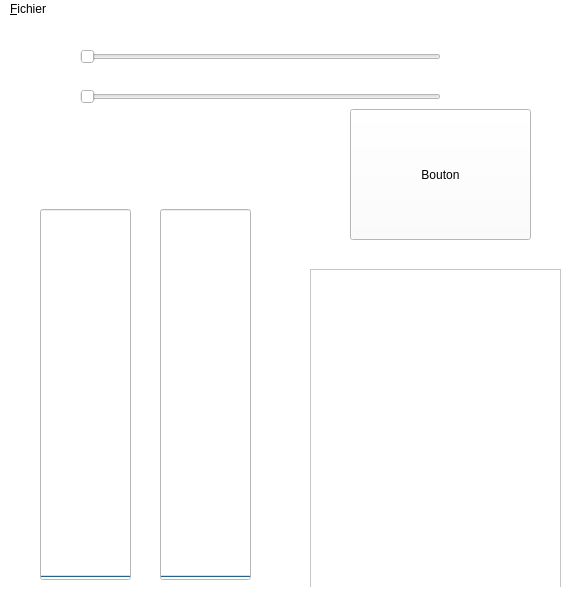
<?xml version="1.0" encoding="UTF-8"?>
<ui version="4.0">
 <class>C_CADRE</class>
 <widget class="QMainWindow" name="C_CADRE">
  <property name="geometry">
   <rect>
    <x>0</x>
    <y>0</y>
    <width>576</width>
    <height>609</height>
   </rect>
  </property>
  <property name="cursor">
   <cursorShape>CrossCursor</cursorShape>
  </property>
  <property name="windowTitle">
   <string>TEST_QT_CADRE</string>
  </property>
  <property name="windowIcon">
   <iconset>
    <normaloff>../../../../Counter-Strike Source-vrai/game.ico</normaloff>../../../../Counter-Strike Source-vrai/game.ico</iconset>
  </property>
  <property name="styleSheet">
   <string notr="true">background-color: rgb(255, 255, 255);</string>
  </property>
  <widget class="QWidget" name="centralwidget">
   <widget class="QSlider" name="Le_Slider">
    <property name="geometry">
     <rect>
      <x>80</x>
      <y>30</y>
      <width>361</width>
      <height>16</height>
     </rect>
    </property>
    <property name="maximum">
     <number>100</number>
    </property>
    <property name="orientation">
     <enum>Qt::Horizontal</enum>
    </property>
   </widget>
   <widget class="QProgressBar" name="La_Barre_Progression">
    <property name="geometry">
     <rect>
      <x>40</x>
      <y>190</y>
      <width>91</width>
      <height>371</height>
     </rect>
    </property>
    <property name="value">
     <number>0</number>
    </property>
    <property name="orientation">
     <enum>Qt::Vertical</enum>
    </property>
   </widget>
   <widget class="QPushButton" name="pushButton">
    <property name="geometry">
     <rect>
      <x>350</x>
      <y>90</y>
      <width>181</width>
      <height>131</height>
     </rect>
    </property>
    <property name="focusPolicy">
     <enum>Qt::StrongFocus</enum>
    </property>
    <property name="contextMenuPolicy">
     <enum>Qt::DefaultContextMenu</enum>
    </property>
    <property name="text">
     <string>Bouton</string>
    </property>
    <property name="icon">
     <iconset>
      <normaloff>../../../../../Downloads/star-wars-pulp-fiction-boba-fett-darth-vader-pulp-fiction-shadow-art-star-wars-starwars.jpg</normaloff>../../../../../Downloads/star-wars-pulp-fiction-boba-fett-darth-vader-pulp-fiction-shadow-art-star-wars-starwars.jpg</iconset>
    </property>
    <property name="iconSize">
     <size>
      <width>112</width>
      <height>72</height>
     </size>
    </property>
   </widget>
   <widget class="QListWidget" name="Liste_Info">
    <property name="geometry">
     <rect>
      <x>310</x>
      <y>250</y>
      <width>251</width>
      <height>321</height>
     </rect>
    </property>
   </widget>
   <widget class="QProgressBar" name="La_Barre_Progression_2">
    <property name="geometry">
     <rect>
      <x>160</x>
      <y>190</y>
      <width>91</width>
      <height>371</height>
     </rect>
    </property>
    <property name="value">
     <number>0</number>
    </property>
    <property name="orientation">
     <enum>Qt::Vertical</enum>
    </property>
   </widget>
   <widget class="QSlider" name="Le_Slider_2">
    <property name="geometry">
     <rect>
      <x>80</x>
      <y>70</y>
      <width>361</width>
      <height>16</height>
     </rect>
    </property>
    <property name="maximum">
     <number>100</number>
    </property>
    <property name="orientation">
     <enum>Qt::Horizontal</enum>
    </property>
   </widget>
  </widget>
  <widget class="QMenuBar" name="menubar">
   <property name="geometry">
    <rect>
     <x>0</x>
     <y>0</y>
     <width>576</width>
     <height>21</height>
    </rect>
   </property>
   <widget class="QMenu" name="menu_Fichier">
    <property name="title">
     <string>&amp;Fichier</string>
    </property>
    <addaction name="action_Test"/>
    <addaction name="separator"/>
    <addaction name="action_Decimal"/>
    <addaction name="action_Oct"/>
    <addaction name="action_Hexa"/>
    <addaction name="action_Binaire"/>
    <addaction name="separator"/>
    <addaction name="action_Quitter"/>
   </widget>
   <addaction name="menu_Fichier"/>
  </widget>
  <widget class="QStatusBar" name="statusbar"/>
  <action name="action_Quitter">
   <property name="text">
    <string>&amp;Quitter</string>
   </property>
  </action>
  <action name="action_Test">
   <property name="text">
    <string>&amp;Test</string>
   </property>
  </action>
  <action name="action_Binaire">
   <property name="text">
    <string>&amp;Binaire</string>
   </property>
  </action>
  <action name="action_Hexa">
   <property name="text">
    <string>&amp;Hexa</string>
   </property>
  </action>
  <action name="action_Oct">
   <property name="text">
    <string>&amp;Oct</string>
   </property>
  </action>
  <action name="action_Decimal">
   <property name="text">
    <string>&amp;Decimal</string>
   </property>
  </action>
 </widget>
 <resources/>
 <connections>
  <connection>
   <sender>action_Quitter</sender>
   <signal>triggered()</signal>
   <receiver>C_CADRE</receiver>
   <slot>close()</slot>
   <hints>
    <hint type="sourcelabel">
     <x>-1</x>
     <y>-1</y>
    </hint>
    <hint type="destinationlabel">
     <x>282</x>
     <y>219</y>
    </hint>
   </hints>
  </connection>
  <connection>
   <sender>Le_Slider</sender>
   <signal>sliderMoved(int)</signal>
   <receiver>La_Barre_Progression</receiver>
   <slot>setValue(int)</slot>
   <hints>
    <hint type="sourcelabel">
     <x>125</x>
     <y>66</y>
    </hint>
    <hint type="destinationlabel">
     <x>65</x>
     <y>307</y>
    </hint>
   </hints>
  </connection>
  <connection>
   <sender>Le_Slider</sender>
   <signal>valueChanged(int)</signal>
   <receiver>La_Barre_Progression</receiver>
   <slot>setValue(int)</slot>
   <hints>
    <hint type="sourcelabel">
     <x>125</x>
     <y>66</y>
    </hint>
    <hint type="destinationlabel">
     <x>95</x>
     <y>307</y>
    </hint>
   </hints>
  </connection>
  <connection>
   <sender>pushButton</sender>
   <signal>clicked()</signal>
   <receiver>C_CADRE</receiver>
   <slot>Slot_Info()</slot>
   <hints>
    <hint type="sourcelabel">
     <x>447</x>
     <y>194</y>
    </hint>
    <hint type="destinationlabel">
     <x>289</x>
     <y>87</y>
    </hint>
   </hints>
  </connection>
  <connection>
   <sender>Le_Slider</sender>
   <signal>sliderMoved(int)</signal>
   <receiver>C_CADRE</receiver>
   <slot>Slot_Info_1(int)</slot>
   <hints>
    <hint type="sourcelabel">
     <x>165</x>
     <y>58</y>
    </hint>
    <hint type="destinationlabel">
     <x>183</x>
     <y>145</y>
    </hint>
   </hints>
  </connection>
  <connection>
   <sender>Le_Slider_2</sender>
   <signal>sliderMoved(int)</signal>
   <receiver>La_Barre_Progression_2</receiver>
   <slot>setValue(int)</slot>
   <hints>
    <hint type="sourcelabel">
     <x>306</x>
     <y>99</y>
    </hint>
    <hint type="destinationlabel">
     <x>196</x>
     <y>362</y>
    </hint>
   </hints>
  </connection>
  <connection>
   <sender>Le_Slider_2</sender>
   <signal>sliderMoved(int)</signal>
   <receiver>C_CADRE</receiver>
   <slot>Slot_Info_2(int)</slot>
   <hints>
    <hint type="sourcelabel">
     <x>212</x>
     <y>100</y>
    </hint>
    <hint type="destinationlabel">
     <x>284</x>
     <y>196</y>
    </hint>
   </hints>
  </connection>
 </connections>
 <slots>
  <slot>Slot_Info()</slot>
  <slot>Slot_Info_1(int)</slot>
  <slot>Slot_Info_2(int)</slot>
 </slots>
</ui>
